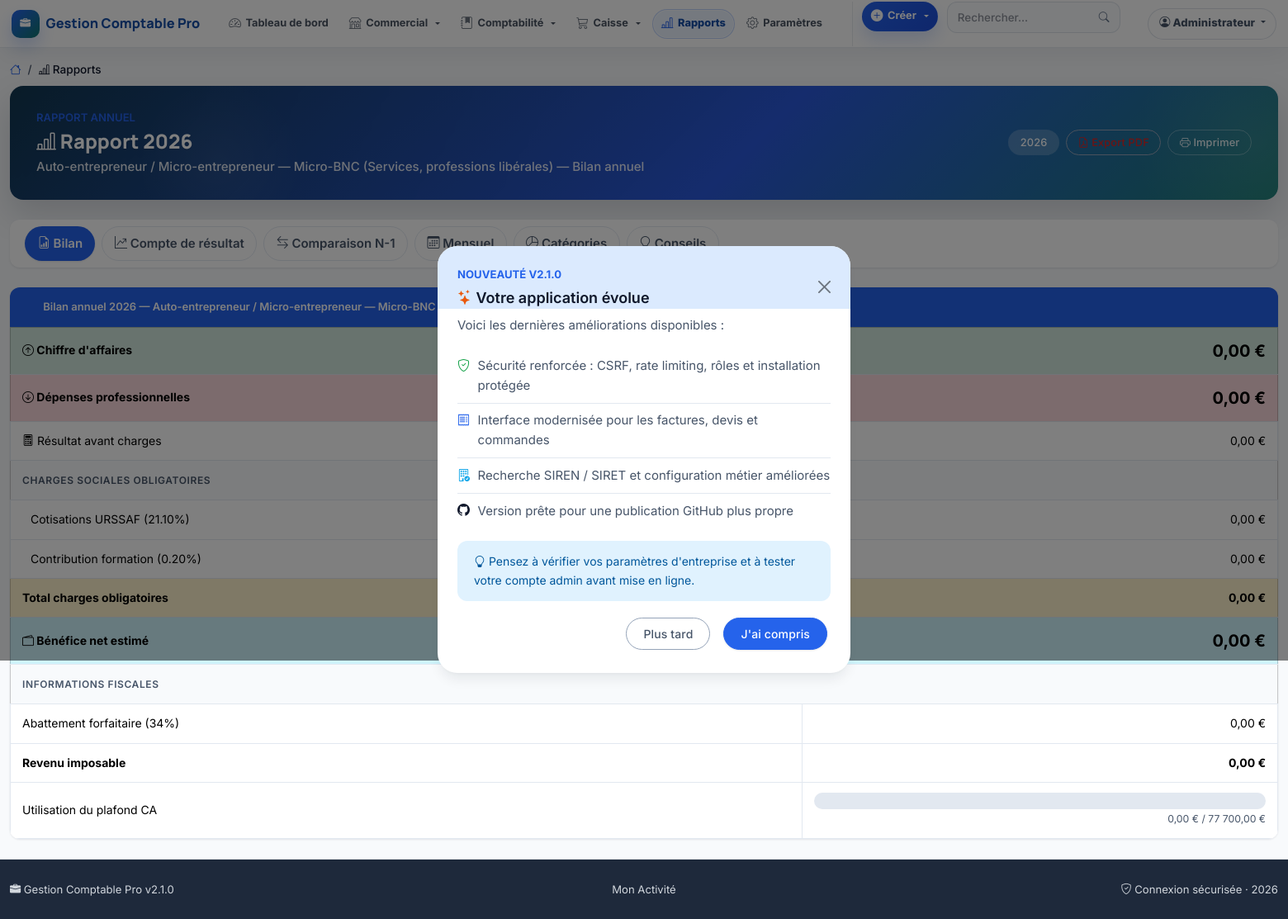
/rapports.php (signed in), run on the app's committed database.
### tables this page shows
CREATE TABLE IF NOT EXISTS `users` (
    `id` INT UNSIGNED AUTO_INCREMENT PRIMARY KEY,
    `nom` VARCHAR(100) NOT NULL,
    `email` VARCHAR(150) NOT NULL UNIQUE,
    `password_hash` VARCHAR(255) NOT NULL,
    `role` ENUM('admin', 'comptable', 'lecteur') NOT NULL DEFAULT 'comptable',
    `actif` TINYINT(1) DEFAULT 1,
    `derniere_connexion` DATETIME DEFAULT NULL,
    `created_at` DATETIME DEFAULT CURRENT_TIMESTAMP,
    `updated_at` DATETIME DEFAULT CURRENT_TIMESTAMP ON UPDATE CURRENT_TIMESTAMP
);

CREATE TABLE IF NOT EXISTS `parametres` (
    `cle` VARCHAR(50) PRIMARY KEY,
    `valeur` VARCHAR(255) NOT NULL,
    `description` VARCHAR(255) DEFAULT NULL
);

### rapports.php (the view, shortened to what the rows shown need)
<?php
require_once __DIR__ . '/functions.php';
require_once __DIR__ . '/functions_commercial.php';
requireLogin();
$onglet = $_GET['onglet'] ?? 'bilan';
$statsCommerciales = getStatsCommerciales();
include 'header.php';
?>
<div class="hero-banner reports-hero mb-4">
    <div class="d-flex justify-content-between align-items-center flex-wrap gap-3">
        <div>
            <h2 class="mb-1"><i class="bi bi-bar-chart-line"></i> Rapport <?= $annee ?></h2>
        </div>
    </div>
</div>
<?php if ($onglet === 'bilan'): ?>
<div class="card border-0 mb-4 reports-panel">
        <i class="bi bi-file-earmark-bar-graph"></i> Bilan annuel <?= $annee ?> — <?= e(getRegimeLabel()) ?>
    <div class="card-body p-0">
        <table class="table table-bordered mb-0">
            <tbody>
                <?php if ($conf['is_micro']): ?>
                <tr class="table-light"><th colspan="2">Charges sociales obligatoires</th></tr>
                <tr>
                    <td class="ps-4">Cotisations URSSAF (<?= getParam('taux_cotisations_sociales') ?>%)</td>
                    <td class="text-end"><?= formatMontant($stats['cotisations_sociales']) ?></td>
                </tr>
                <tr>
                    <td class="ps-4">Contribution formation (<?= getParam('taux_cfp') ?>%)</td>
                    <td class="text-end"><?= formatMontant($stats['cfp']) ?></td>
                </tr>
                <tr class="table-warning">
                    <td><strong>Total charges obligatoires</strong></td>
                    <td class="text-end"><strong><?= formatMontant($stats['charges_obligatoires']) ?></strong></td>
                </tr>
                <?php endif; ?>
                <tr class="table-light"><th colspan="2">Informations fiscales</th></tr>
                <?php if ($conf['is_micro']): ?>
                <tr>
                    <td>Abattement forfaitaire (<?= getParam('taux_abattement') ?>%)</td>
                    <td class="text-end"><?= formatMontant($stats['abattement']) ?></td>
                </tr>
                <tr>
                    <td><strong>Revenu imposable</strong></td>
                    <td class="text-end"><strong><?= formatMontant($stats['revenu_imposable']) ?></strong></td>
                </tr>
                <?php endif; ?>
            </tbody>
        </table>
    </div>
</div>
<?php endif; ?>
<?php include 'footer.php'; ?>

### header.php (shortened to what the rows shown need)
<?php
require_once __DIR__ . '/functions.php';
require_once __DIR__ . '/functions_commercial.php';
$currentUser = getCurrentUser();
?>
<!DOCTYPE html>
<html lang="fr">
<head>
    <link href="https://cdn.jsdelivr.net/npm/bootstrap@5.3.3/dist/css/bootstrap.min.css" rel="stylesheet">
    <link href="https://cdn.jsdelivr.net/npm/bootstrap-icons@1.11.3/font/bootstrap-icons.min.css" rel="stylesheet">
    <link href="<?= BASE_URL ?>assets/style.css" rel="stylesheet">
</head>
<body>
    <nav class="navbar navbar-expand-xxl navbar-dark navbar-blue app-navbar-sticky">
        <div class="container-fluid">
            <div class="offcanvas offcanvas-end offcanvas-xxl app-navbar-panel" tabindex="-1" id="navbarPanel" aria-labelledby="navbarPanelLabel">
                <div class="offcanvas-body app-navbar-collapse">
                    <div class="navbar-text text-light d-flex align-items-center gap-2 app-navbar-user">
                        <div class="dropdown">
                            <a class="btn btn-sm btn-outline-light dropdown-toggle" href="#" role="button" data-bs-toggle="dropdown">
                                <i class="bi bi-person-circle"></i> <?= e($currentUser['nom'] ?? '') ?>
                            </a>
                        </div>
                    </div>
                </div>
            </div>
        </div>
    </nav>
    <main class="container-fluid mt-3 app-content">

### footer.php (shortened to what the rows shown need)
    </main>
    <footer class="py-4 footer-blue border-top">
        <div class="container-fluid">
            <div class="row align-items-center text-center text-md-start">
                <div class="col-md-4 text-center">
                    <small><?= e(getParam('nom_entreprise', 'Mon Activité')) ?></small>
                </div>
            </div>
        </div>
    </footer>
</body>
</html>

### data on the page
users: nom "Administrateur"
parametres: valeur "21.10"
parametres: valeur "0.20"
parametres: valeur "34"
parametres: valeur "Mon Activité"

### other printed values
APP_NAME "Gestion Comptable Pro"
$bc['label'] "Rapports"
$annee "2026"
getRegimeLabel() "Auto-entrepreneur / Micro-entrepreneur — Micro-BNC (Services, professions libérales)"
$ongletLabel "Bilan annuel"
$a "2026"
formatMontant($stats['total_recettes']) "0,00 €"
formatMontant($stats['total_depenses']) "0,00 €"
formatMontant($stats['benefice_avant_charges']) "0,00 €"
formatMontant($stats['cotisations_sociales']) "0,00 €"
formatMontant($stats['cfp']) "0,00 €"
formatMontant($stats['charges_obligatoires']) "0,00 €"
formatMontant($stats['benefice_net']) "0,00 €"
formatMontant($stats['abattement']) "0,00 €"
formatMontant($stats['revenu_imposable']) "0,00 €"
